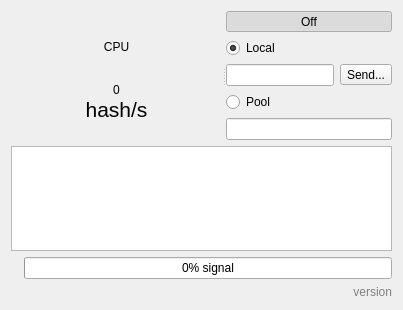
<?xml version="1.0" encoding="UTF-8"?>
<ui version="4.0">
 <class>AlethOne</class>
 <widget class="QDialog" name="AlethOne">
  <property name="geometry">
   <rect>
    <x>0</x>
    <y>0</y>
    <width>403</width>
    <height>310</height>
   </rect>
  </property>
  <property name="windowTitle">
   <string>AlethOne</string>
  </property>
  <property name="windowIcon">
   <iconset resource="alethone.qrc">
    <normaloff>:/AlethOne.png</normaloff>:/AlethOne.png</iconset>
  </property>
  <layout class="QVBoxLayout" name="verticalLayout_3">
   <item>
    <widget class="QSplitter" name="splitter">
     <property name="orientation">
      <enum>Qt::Horizontal</enum>
     </property>
     <widget class="QStackedWidget" name="stack">
      <property name="sizePolicy">
       <sizepolicy hsizetype="Preferred" vsizetype="Preferred">
        <horstretch>1</horstretch>
        <verstretch>0</verstretch>
       </sizepolicy>
      </property>
      <property name="currentIndex">
       <number>1</number>
      </property>
      <widget class="QWidget" name="syncPage">
       <layout class="QVBoxLayout" name="verticalLayout">
        <property name="spacing">
         <number>0</number>
        </property>
        <property name="leftMargin">
         <number>0</number>
        </property>
        <property name="topMargin">
         <number>0</number>
        </property>
        <property name="rightMargin">
         <number>0</number>
        </property>
        <property name="bottomMargin">
         <number>0</number>
        </property>
        <item>
         <widget class="dev::aleth::SyncView" name="sync" native="true"/>
        </item>
       </layout>
      </widget>
      <widget class="QWidget" name="hashratePage">
       <layout class="QVBoxLayout" name="verticalLayout_5">
        <property name="spacing">
         <number>0</number>
        </property>
        <property name="leftMargin">
         <number>0</number>
        </property>
        <property name="topMargin">
         <number>0</number>
        </property>
        <property name="rightMargin">
         <number>0</number>
        </property>
        <property name="bottomMargin">
         <number>0</number>
        </property>
        <item>
         <widget class="QLabel" name="overHashrate">
          <property name="text">
           <string>CPU</string>
          </property>
          <property name="alignment">
           <set>Qt::AlignBottom|Qt::AlignHCenter</set>
          </property>
         </widget>
        </item>
        <item>
         <widget class="QLabel" name="hashrate">
          <property name="styleSheet">
           <string notr="true">font: 36pt &quot;monospace&quot;;</string>
          </property>
          <property name="text">
           <string>0</string>
          </property>
          <property name="scaledContents">
           <bool>false</bool>
          </property>
          <property name="alignment">
           <set>Qt::AlignBottom|Qt::AlignHCenter</set>
          </property>
         </widget>
        </item>
        <item>
         <widget class="QLabel" name="underHashrate">
          <property name="styleSheet">
           <string notr="true">font-size: 16pt;</string>
          </property>
          <property name="text">
           <string>hash/s</string>
          </property>
          <property name="alignment">
           <set>Qt::AlignHCenter|Qt::AlignTop</set>
          </property>
         </widget>
        </item>
       </layout>
      </widget>
     </widget>
     <widget class="QWidget" name="layoutWidget">
      <layout class="QVBoxLayout" name="verticalLayout_2" stretch="1,1,1,1,1">
       <item>
        <layout class="QHBoxLayout" name="mine">
         <item>
          <widget class="QToolButton" name="noMining">
           <property name="sizePolicy">
            <sizepolicy hsizetype="MinimumExpanding" vsizetype="Preferred">
             <horstretch>0</horstretch>
             <verstretch>0</verstretch>
            </sizepolicy>
           </property>
           <property name="text">
            <string>Off</string>
           </property>
           <property name="checkable">
            <bool>true</bool>
           </property>
           <property name="checked">
            <bool>true</bool>
           </property>
          </widget>
         </item>
        </layout>
       </item>
       <item>
        <widget class="QRadioButton" name="local">
         <property name="text">
          <string>Local</string>
         </property>
         <property name="checked">
          <bool>true</bool>
         </property>
         <attribute name="buttonGroup">
          <string notr="true">buttonGroup</string>
         </attribute>
        </widget>
       </item>
       <item>
        <layout class="QHBoxLayout" name="horizontalLayout_4">
         <item>
          <widget class="QLineEdit" name="beneficiary">
           <property name="readOnly">
            <bool>true</bool>
           </property>
          </widget>
         </item>
         <item>
          <widget class="QToolButton" name="send">
           <property name="text">
            <string>Send...</string>
           </property>
          </widget>
         </item>
        </layout>
       </item>
       <item>
        <widget class="QRadioButton" name="pool">
         <property name="enabled">
          <bool>true</bool>
         </property>
         <property name="text">
          <string>Pool</string>
         </property>
         <attribute name="buttonGroup">
          <string notr="true">buttonGroup</string>
         </attribute>
        </widget>
       </item>
       <item>
        <widget class="QLineEdit" name="url">
         <property name="enabled">
          <bool>true</bool>
         </property>
        </widget>
       </item>
      </layout>
     </widget>
    </widget>
   </item>
   <item>
    <widget class="QPlainTextEdit" name="log">
     <property name="readOnly">
      <bool>true</bool>
     </property>
    </widget>
   </item>
   <item>
    <layout class="QHBoxLayout" name="horizontalLayout_3" stretch="0,0">
     <item>
      <widget class="QLabel" name="balance">
       <property name="text">
        <string/>
       </property>
      </widget>
     </item>
     <item>
      <widget class="QProgressBar" name="peers">
       <property name="sizePolicy">
        <sizepolicy hsizetype="Expanding" vsizetype="Fixed">
         <horstretch>2</horstretch>
         <verstretch>0</verstretch>
        </sizepolicy>
       </property>
       <property name="maximum">
        <number>11</number>
       </property>
       <property name="value">
        <number>0</number>
       </property>
       <property name="format">
        <string>%p% signal</string>
       </property>
      </widget>
     </item>
    </layout>
   </item>
   <item>
    <widget class="QLabel" name="version">
     <property name="styleSheet">
      <string notr="true">color: rgb(128, 128, 128);
font-size: 9pt</string>
     </property>
     <property name="text">
      <string>version</string>
     </property>
     <property name="alignment">
      <set>Qt::AlignRight|Qt::AlignTrailing|Qt::AlignVCenter</set>
     </property>
    </widget>
   </item>
  </layout>
 </widget>
 <customwidgets>
  <customwidget>
   <class>dev::aleth::SyncView</class>
   <extends>QWidget</extends>
   <header location="global">libaleth/SyncView.h</header>
   <container>1</container>
  </customwidget>
 </customwidgets>
 <resources>
  <include location="alethone.qrc"/>
 </resources>
 <connections>
  <connection>
   <sender>noMining</sender>
   <signal>toggled(bool)</signal>
   <receiver>url</receiver>
   <slot>setEnabled(bool)</slot>
   <hints>
    <hint type="sourcelabel">
     <x>337</x>
     <y>26</y>
    </hint>
    <hint type="destinationlabel">
     <x>423</x>
     <y>158</y>
    </hint>
   </hints>
  </connection>
  <connection>
   <sender>noMining</sender>
   <signal>toggled(bool)</signal>
   <receiver>pool</receiver>
   <slot>setEnabled(bool)</slot>
   <hints>
    <hint type="sourcelabel">
     <x>337</x>
     <y>25</y>
    </hint>
    <hint type="destinationlabel">
     <x>423</x>
     <y>123</y>
    </hint>
   </hints>
  </connection>
  <connection>
   <sender>noMining</sender>
   <signal>toggled(bool)</signal>
   <receiver>local</receiver>
   <slot>setEnabled(bool)</slot>
   <hints>
    <hint type="sourcelabel">
     <x>334</x>
     <y>13</y>
    </hint>
    <hint type="destinationlabel">
     <x>257</x>
     <y>60</y>
    </hint>
   </hints>
  </connection>
 </connections>
 <buttongroups>
  <buttongroup name="buttonGroup"/>
 </buttongroups>
</ui>
